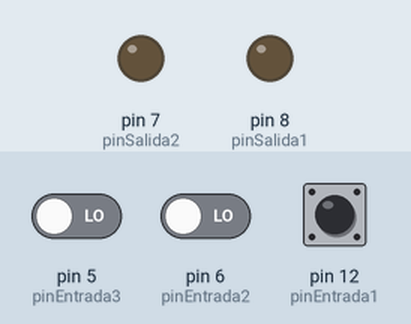
Recording of a sketch running on a simulated Arduino Uno, built with avr-gcc and run on an emulated ATmega328P. Parts: output pins drawn as LEDs (lit = HIGH). The inputs (shaded band) are chosen by the test bench; at power-on: pin 12 (pinEntrada1) LOW, pin 6 (pinEntrada2) LOW, pin 5 (pinEntrada3) LOW.

Above: at 1.2 s.
1.3 s: pin 12 (pinEntrada1) pulsed HIGH 5 times (0.12 s each, 0.3 s apart)
At 2.17 s:
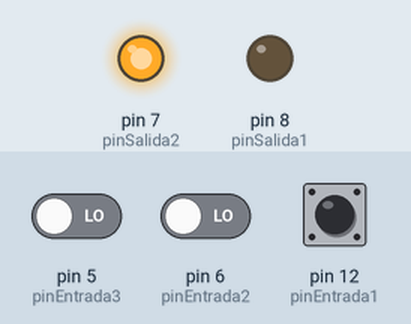
At 2.9 s:
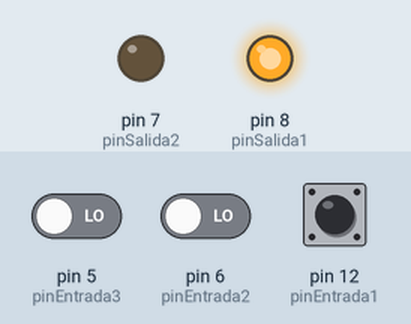
4.3 s: pin 6 (pinEntrada2) driven HIGH
At 4.7 s:
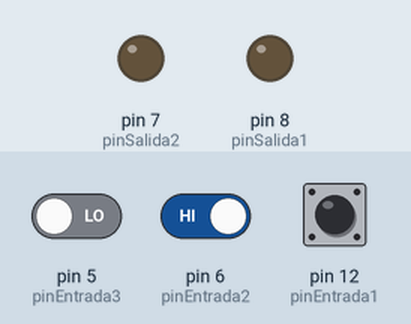
Timing chart, 0 to 7.3 s (numbered marks = the images above; inputs shaded):
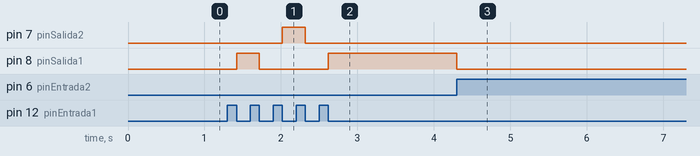

The sketch:

Xanela_carro__II_.ino
```cpp
// Definir los pines de entrada y salida
const int pinEntrada1 = 12;
const int pinEntrada2 = 6; //Final carrera subida
const int pinEntrada3 =5;  //Final carrera baixada
const int pinSalida1 = 8;  //Subida
const int pinSalida2 = 7;  //Baixada

int tieneQueMoverse = 0;
int seEstaMoviendo = 0;
int direccion = 0;		 //0 = Subir ; 1 = Bajar
int valorPinEntrada2 =0; //Valor final carrera subida
int valorPinEntrada3 =0; //Valor final carrera bajada

void setup (){
//Activar pins
	pinMode(pinEntrada1,INPUT);		//definir entrada 1
	pinMode(pinEntrada2,INPUT);		//definir entrada 2
	pinMode(pinEntrada3,INPUT);		//definir entrada 3
	pinMode(pinSalida1,OUTPUT);		//definir salida 1
	pinMode(pinSalida2,OUTPUT);  	//definir salida 2
}
void loop () {
  valorPinEntrada2 = digitalRead(pinEntrada2);	//lectura final carrrera subida
  valorPinEntrada3 = digitalRead(pinEntrada3);	//lectura fianl carrera baixada
  while (digitalRead(pinEntrada1)) {	//Lectura del pulsador
  	tieneQueMoverse = 1;
  }
  if (tieneQueMoverse){
	tieneQueMoverse = 0;
  if (seEstaMoviendo){		        //Si se esta moviendo algun motor
    digitalWrite (pinSalida1,LOW);	//Motor subida para
    digitalWrite (pinSalida2,LOW);  //Motor baixada para
    seEstaMoviendo = 0;
    direccion = !direccion;    		//Invertir Giro
  }else{							//Si no se esta moviendo
    if(direccion){					//Bajada
      seEstaMoviendo = 1;
      digitalWrite (pinSalida2,HIGH);   //Actiiva motor baixada
    }else{								//
      seEstaMoviendo = 1;
      digitalWrite (pinSalida1,HIGH);	//Activa motor subida
   }
  }
 }
  if (seEstaMoviendo){
    if (direccion && valorPinEntrada3){
     digitalWrite(pinSalida2,LOW);
     seEstaMoviendo = 0;
     direccion = !direccion;   //iinvertir Giro
    }
    if (!direccion && valorPinEntrada2){
      digitalWrite(pinSalida1,LOW);
     seEstaMoviendo = 0;
     direccion = !direccion;
    }

  }
}
```

Measured:
- after the input at 1.3 s, pin 7 (pinSalida2): LOW → HIGH after 0.72 s, → LOW 0.30 s later; pin 8 (pinSalida1): LOW → HIGH after 0.12 s, → LOW 0.30 s later, → HIGH 0.90 s later
- after the input at 4.3 s, pin 8 (pinSalida1): HIGH → LOW at once
